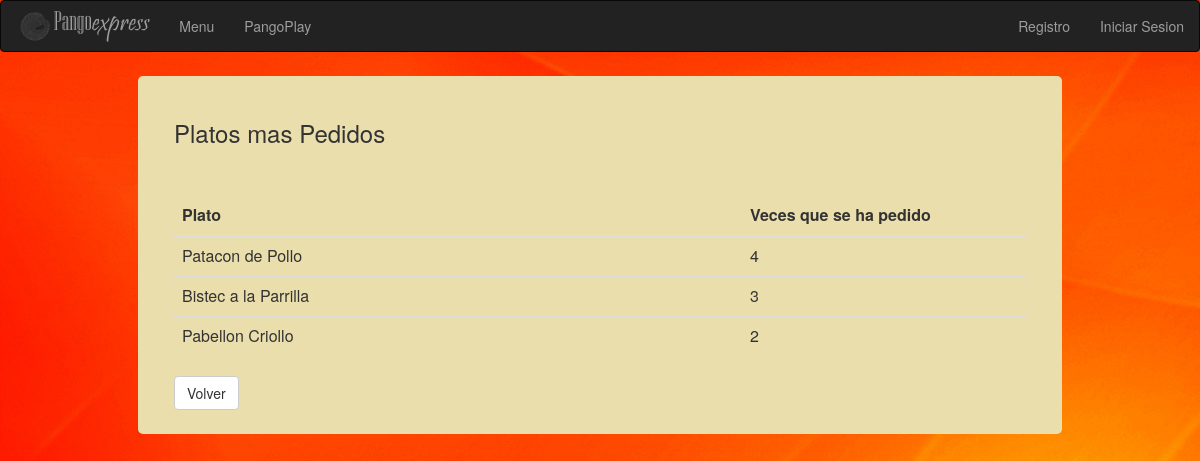
The page /platos_mas_pedidos/ on the database its author committed.
### menu/models.py (models this page shows, shortened)
class PLATO(models.Model):
    id = models.AutoField(primary_key=True)
    establecimiento = models.ForeignKey(RESTAURANT, null = True)
    nombre = models.CharField(max_length=50)
    precio = models.FloatField(validators=[validate_precio])
    path_img = models.FileField(null = True)
    descripcion = models.CharField(max_length = 500)
    rating = models.IntegerField(default = 0)
    class Meta:
        unique_together = ('establecimiento', 'nombre')

### menu/views.py (the view)
# urls.py: url(r'^platos_mas_pedidos/$', views.ver_platos_mas_pedidos, name='platos_mas_pedidos'),
def ver_platos_mas_pedidos(request):
    pedidos = PedidoEnCuenta.objects.all()
    platos = {}
    for pedido in pedidos:
        if(platos.get(pedido.plato.nombre, None) == None):
            platos[pedido.plato.nombre] = pedido.cantidad
        else:
            platos[pedido.plato.nombre] += pedido.cantidad
    aux = sorted(platos.items(), key=operator.itemgetter(1))
    platos_mas_pedidos = []
    for i in reversed(aux):
        platos_mas_pedidos.append(i)
    if(len(platos_mas_pedidos) > 5):
        platos_mas_pedidos = platos_mas_pedidos[0:5]
    print(platos_mas_pedidos)
    context = {'platos_mas_pedidos' : platos_mas_pedidos,
               }
    return render(request, 'menu/platosMasPedidos.html', context)

### menu/templates/menu/platosMasPedidos.html
{% extends 'menu/layoutBootstrap.html' %}
{% load bootstrap3 %}
{% block main %}
    <h3> Platos mas Pedidos </h3>
    <br/>
    <br/>
    <table class="table table-hover">
        <thead>
            <tr>
                <th class="col-md-2">Plato</th><th class="col-md-1">Veces que se ha pedido</th>
            </tr>
        </thead>
        {% for plato, cantidad in platos_mas_pedidos %}
             <tr>
                 <td class="col-md-2">{{plato}}</td><td class="col-md-1">{{cantidad}}</td>
             </tr>
        {% endfor %}
    </table>
    {% bootstrap_button "Volver" button_class="btn btn-default" href='/perfil' %}
{% endblock %}

### menu/static/menu/layout.css (style rules this page uses)
body { background: #d3d3d3 url('images/pan.jpg'); top right no-repeat; background-attachment:fixed; }

### rows shown on the page
PLATO: platos_mas_pedidos "Patacon de Pollo"
PLATO: platos_mas_pedidos "Bistec a la Parrilla"
PLATO: platos_mas_pedidos "Pabellon Criollo"

### other values the page prints
{{ cantidad }} "4" "3" "2"
